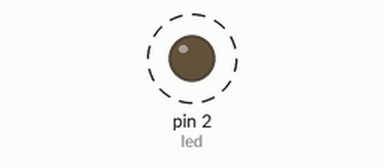
Simulated run of this program. Board: MicroPython board. Parts: output pins drawn as LEDs (lit = HIGH). Dashed ring = blinking. WiFi joins after 1.5 s; outgoing connections fail; what the program prints to the serial console is not drawn.

Above: at 2.0 s.
Timing chart, 0 to 4.5 s (numbered marks = the images above):
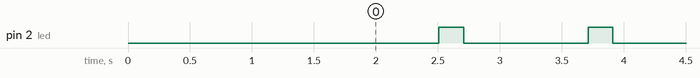

The program:

TCP-UDP.py
```python
import network   #on importe la librairie network
import usocket as socket
import urequests, ujson #on importe les librairie pour le http
from machine import Pin #on importe Pin de la librairie machine
import time

tcp_port  = 1882
udp_port  = 1881
server_ip = 'ip'


led = Pin(2, Pin.OUT) #on configure la pin 16 comme sortie (la où est connecté la led)

#Connexion au  WIFI

SSID = 'nom' #nom du wifi
PASSWORD = 'mdp'       #mdp du wifi
wlan = network.WLAN(network.STA_IF) #Creer un objet WLAN et l'initialise
wlan.active(True)           #Permet d'activer la connexion

if not wlan.isconnected():  #si on est pas conneccté au wifi
    print('Connecting to Wi-Fi...')  #affiche qu'on se connecte
    wlan.connect(SSID, PASSWORD)     #se connecte au wifi en utilisant ssid et WiFi_pass
    while not wlan.isconnected():    #boucle tant qu'on est pas connecté
        pass
print('Connected to Wi-Fi:', SSID)   #affiche qu'on se connecte

#Pret à recevoir des données

led.value(0)    #Allume la led


def send_tcp_data(data):
    s = socket.socket()  #création d'un objet socket
    addr = socket.getaddrinfo(server_ip, tcp_port)[0][-1] #IP et port TCP
    s.connect(addr) #etablit la connexion
    s.sendall(str(data).encode()) #envoie les données
    s.close() #ferme la connexion

def send_udp_data(data):
    s = socket.socket(socket.AF_INET, socket.SOCK_DGRAM) #création d'un objet socket
    addr = socket.getaddrinfo(server_ip, udp_port)[0][-1] #IP et port UDP
    s.sendto(str(data).encode(), addr) #envoie les données
    s.close() #ferme la connexion

Valeur = 0

while True:
    led.value(0)  # Allume la LED pour indiquer l'envoi de données

    # Envoi des données sur la socket TCP
    try:
        send_tcp_data(Valeur) #envoie la valeur via tcp
        print("TCP: ", Valeur)
    except:
        print("Erreur TCP ")
    # Envoi des données sur la socket UDP
    try:
        send_udp_data(Valeur) #envoie la valeur via udp
        print("UDP: ", Valeur)
    except:
        print("Erreur UDP ")

    led.value(1) # Éteint la LED
    time.sleep(0.2)  # Ajoutez un délai en fonction de votre fréquence d'envoi
    Valeur += 1  #incrémentation de la valeur envoyé
```

Measured:
- by itself, pin 2 (led): alternates HIGH for 0.20 s and LOW for 1.0 s
